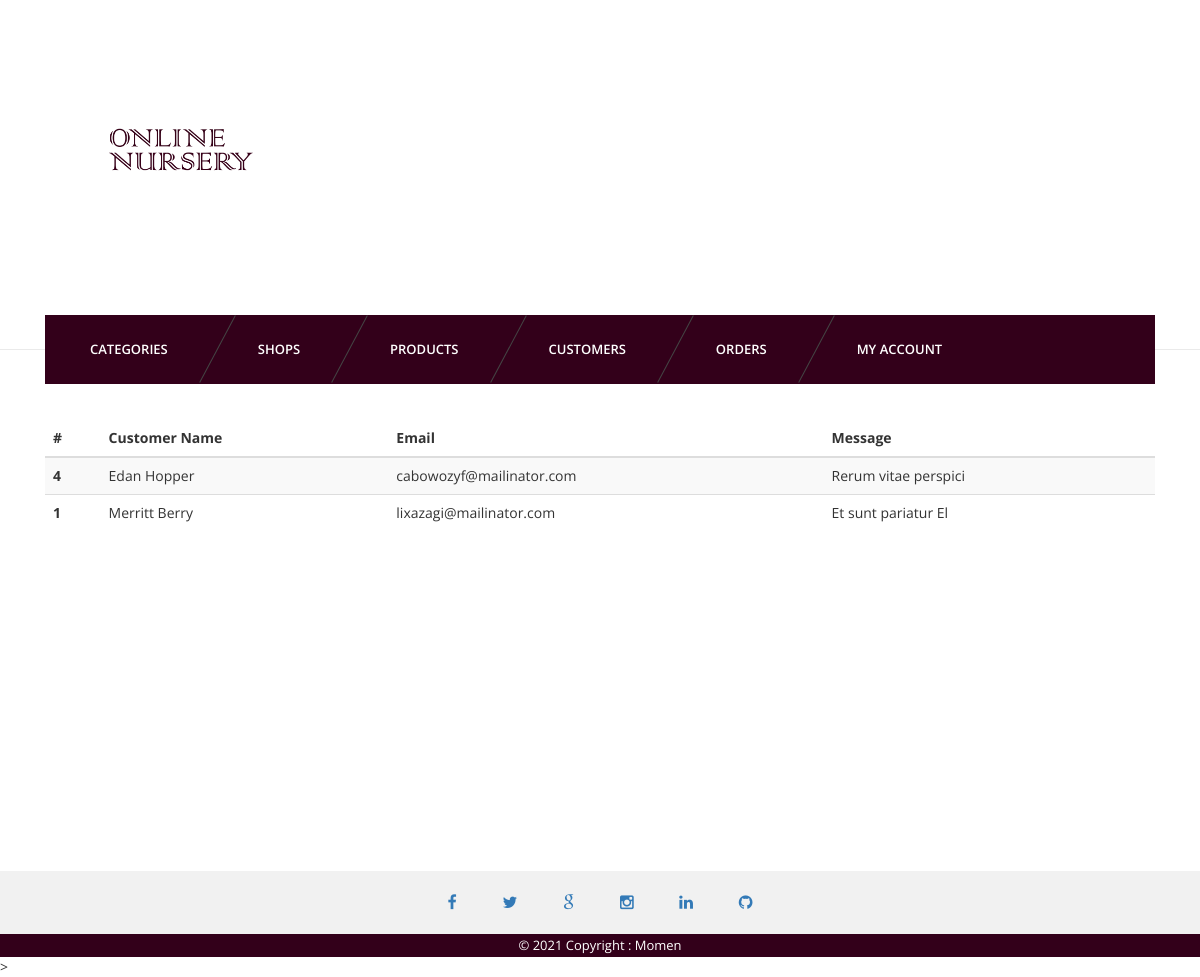
Page /admin/reviews.php (signed in) on the committed database.
### tables this page shows
CREATE TABLE `contactus` (
  `id` int(11) NOT NULL,
  `name` varchar(255) NOT NULL,
  `email` varchar(255) NOT NULL,
  `message` text NOT NULL
);

### admin/reviews.php (the view, shortened to what this page needs)
<?php
	require_once ('../config/connect.php');
?>
<?php include ('inc/header.php'); ?>
<?php include ('inc/nav.php'); ?>
<section id="content">
	<div class="content-blog">
		<div class="container">
			<table class="table table-striped">
				<thead>
					<tr>
						<th>#</th>
						<th>Customer Name</th>
						<th>Email</th>
						<th>Message</th>
					</tr>
				</thead>
				<tbody>
				<?php
					$sql = "SELECT * FROM `contactus` ORDER BY id DESC";
					$res = mysqli_query($connection, $sql);
					while ($r = mysqli_fetch_assoc($res)) {
				?>
					<tr>
						<th scope="row"><?php echo $r['id']; ?></th>
						<td><?php echo substr($r['name'], 0, 20); ?></td>
						<td><?php echo $r['email']; ?></td>
						<td><?php echo $r['message']; ?></td>
				<?php } ?>
				</tbody>
			</table>
		</div>
	</div>
</section>
<?php include ('inc/footer.php') ?>

### admin/css/light.css (style rules this page uses)
body { background-color:#fff; }

### rows in the picture
contactus: id "4", name "Edan Hopper", email "cabowozyf@mailinator.com", message "Rerum vitae perspici"
contactus: id "1", name "Merritt Berry", email "lixazagi@mailinator.com", message "Et sunt pariatur El"
